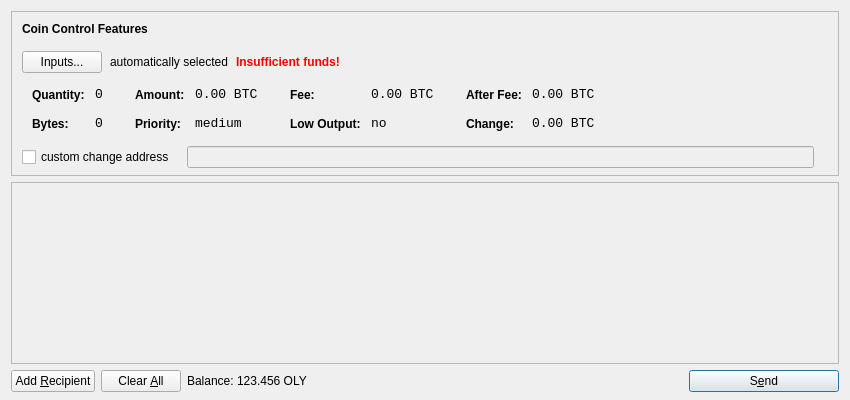
<?xml version="1.0" encoding="UTF-8"?>
<ui version="4.0">
 <class>SendCoinsDialog</class>
 <widget class="QDialog" name="SendCoinsDialog">
  <property name="geometry">
   <rect>
    <x>0</x>
    <y>0</y>
    <width>850</width>
    <height>400</height>
   </rect>
  </property>
  <property name="windowTitle">
   <string>Send Coins</string>
  </property>
  <layout class="QVBoxLayout" name="verticalLayout" stretch="0,1,0">
   <property name="bottomMargin">
    <number>8</number>
   </property>
   <item>
    <widget class="QFrame" name="frameCoinControl">
     <property name="sizePolicy">
      <sizepolicy hsizetype="Expanding" vsizetype="Expanding">
       <horstretch>0</horstretch>
       <verstretch>0</verstretch>
      </sizepolicy>
     </property>
     <property name="maximumSize">
      <size>
       <width>16777215</width>
       <height>16777215</height>
      </size>
     </property>
     <property name="frameShape">
      <enum>QFrame::StyledPanel</enum>
     </property>
     <property name="frameShadow">
      <enum>QFrame::Sunken</enum>
     </property>
     <layout class="QVBoxLayout" name="verticalLayoutCoinControl2">
      <property name="spacing">
       <number>-1</number>
      </property>
      <property name="leftMargin">
       <number>0</number>
      </property>
      <property name="topMargin">
       <number>0</number>
      </property>
      <property name="rightMargin">
       <number>0</number>
      </property>
      <property name="bottomMargin">
       <number>6</number>
      </property>
      <item>
       <layout class="QVBoxLayout" name="verticalLayoutCoinControl" stretch="0,0,0,0,1">
        <property name="spacing">
         <number>0</number>
        </property>
        <property name="leftMargin">
         <number>10</number>
        </property>
        <property name="topMargin">
         <number>10</number>
        </property>
        <item>
         <layout class="QHBoxLayout" name="horizontalLayoutCoinControl1">
          <property name="bottomMargin">
           <number>15</number>
          </property>
          <item>
           <widget class="QLabel" name="labelCoinControlFeatures">
            <property name="sizePolicy">
             <sizepolicy hsizetype="Preferred" vsizetype="Maximum">
              <horstretch>0</horstretch>
              <verstretch>0</verstretch>
             </sizepolicy>
            </property>
            <property name="font">
             <font>
              <weight>75</weight>
              <bold>true</bold>
             </font>
            </property>
            <property name="styleSheet">
             <string notr="true">font-weight:bold;</string>
            </property>
            <property name="text">
             <string>Coin Control Features</string>
            </property>
           </widget>
          </item>
         </layout>
        </item>
        <item>
         <layout class="QHBoxLayout" name="horizontalLayoutCoinControl2" stretch="0,0,0,0">
          <property name="spacing">
           <number>8</number>
          </property>
          <property name="bottomMargin">
           <number>10</number>
          </property>
          <item>
           <widget class="QPushButton" name="pushButtonCoinControl">
            <property name="styleSheet">
             <string notr="true"/>
            </property>
            <property name="text">
             <string>Inputs...</string>
            </property>
           </widget>
          </item>
          <item>
           <widget class="QLabel" name="labelCoinControlAutomaticallySelected">
            <property name="text">
             <string>automatically selected</string>
            </property>
            <property name="margin">
             <number>5</number>
            </property>
           </widget>
          </item>
          <item>
           <widget class="QLabel" name="labelCoinControlInsuffFunds">
            <property name="font">
             <font>
              <weight>75</weight>
              <bold>true</bold>
             </font>
            </property>
            <property name="styleSheet">
             <string notr="true">color:red;font-weight:bold;</string>
            </property>
            <property name="text">
             <string>Insufficient funds!</string>
            </property>
            <property name="margin">
             <number>5</number>
            </property>
           </widget>
          </item>
          <item>
           <spacer name="horizontalSpacerCoinControl">
            <property name="orientation">
             <enum>Qt::Horizontal</enum>
            </property>
            <property name="sizeHint" stdset="0">
             <size>
              <width>40</width>
              <height>1</height>
             </size>
            </property>
           </spacer>
          </item>
         </layout>
        </item>
        <item>
         <widget class="QWidget" name="widgetCoinControl" native="true">
          <property name="sizePolicy">
           <sizepolicy hsizetype="Preferred" vsizetype="Preferred">
            <horstretch>0</horstretch>
            <verstretch>0</verstretch>
           </sizepolicy>
          </property>
          <property name="minimumSize">
           <size>
            <width>0</width>
            <height>0</height>
           </size>
          </property>
          <property name="styleSheet">
           <string notr="true"/>
          </property>
          <layout class="QHBoxLayout" name="horizontalLayoutCoinControl5">
           <property name="margin">
            <number>0</number>
           </property>
           <item>
            <layout class="QHBoxLayout" name="horizontalLayoutCoinControl3" stretch="0,0,0,1">
             <property name="spacing">
              <number>20</number>
             </property>
             <property name="topMargin">
              <number>0</number>
             </property>
             <property name="bottomMargin">
              <number>10</number>
             </property>
             <item>
              <layout class="QFormLayout" name="formLayoutCoinControl1">
               <property name="horizontalSpacing">
                <number>10</number>
               </property>
               <property name="verticalSpacing">
                <number>14</number>
               </property>
               <property name="leftMargin">
                <number>10</number>
               </property>
               <property name="topMargin">
                <number>4</number>
               </property>
               <property name="rightMargin">
                <number>6</number>
               </property>
               <item row="0" column="0">
                <widget class="QLabel" name="labelCoinControlQuantityText">
                 <property name="styleSheet">
                  <string notr="true">font-weight:bold;</string>
                 </property>
                 <property name="text">
                  <string>Quantity:</string>
                 </property>
                 <property name="margin">
                  <number>0</number>
                 </property>
                </widget>
               </item>
               <item row="0" column="1">
                <widget class="QLabel" name="labelCoinControlQuantity">
                 <property name="font">
                  <font>
                   <family>Monospace</family>
                   <pointsize>10</pointsize>
                  </font>
                 </property>
                 <property name="cursor">
                  <cursorShape>IBeamCursor</cursorShape>
                 </property>
                 <property name="contextMenuPolicy">
                  <enum>Qt::ActionsContextMenu</enum>
                 </property>
                 <property name="text">
                  <string notr="true">0</string>
                 </property>
                 <property name="margin">
                  <number>0</number>
                 </property>
                 <property name="textInteractionFlags">
                  <set>Qt::LinksAccessibleByMouse|Qt::TextSelectableByKeyboard|Qt::TextSelectableByMouse</set>
                 </property>
                </widget>
               </item>
               <item row="1" column="0">
                <widget class="QLabel" name="labelCoinControlBytesText">
                 <property name="styleSheet">
                  <string notr="true">font-weight:bold;</string>
                 </property>
                 <property name="text">
                  <string>Bytes:</string>
                 </property>
                </widget>
               </item>
               <item row="1" column="1">
                <widget class="QLabel" name="labelCoinControlBytes">
                 <property name="font">
                  <font>
                   <family>Monospace</family>
                   <pointsize>10</pointsize>
                  </font>
                 </property>
                 <property name="cursor">
                  <cursorShape>IBeamCursor</cursorShape>
                 </property>
                 <property name="contextMenuPolicy">
                  <enum>Qt::ActionsContextMenu</enum>
                 </property>
                 <property name="text">
                  <string notr="true">0</string>
                 </property>
                 <property name="textInteractionFlags">
                  <set>Qt::LinksAccessibleByMouse|Qt::TextSelectableByKeyboard|Qt::TextSelectableByMouse</set>
                 </property>
                </widget>
               </item>
              </layout>
             </item>
             <item>
              <layout class="QFormLayout" name="formLayoutCoinControl2">
               <property name="horizontalSpacing">
                <number>10</number>
               </property>
               <property name="verticalSpacing">
                <number>14</number>
               </property>
               <property name="leftMargin">
                <number>6</number>
               </property>
               <property name="topMargin">
                <number>4</number>
               </property>
               <property name="rightMargin">
                <number>6</number>
               </property>
               <item row="0" column="0">
                <widget class="QLabel" name="labelCoinControlAmountText">
                 <property name="styleSheet">
                  <string notr="true">font-weight:bold;</string>
                 </property>
                 <property name="text">
                  <string>Amount:</string>
                 </property>
                 <property name="margin">
                  <number>0</number>
                 </property>
                </widget>
               </item>
               <item row="0" column="1">
                <widget class="QLabel" name="labelCoinControlAmount">
                 <property name="font">
                  <font>
                   <family>Monospace</family>
                   <pointsize>10</pointsize>
                  </font>
                 </property>
                 <property name="cursor">
                  <cursorShape>IBeamCursor</cursorShape>
                 </property>
                 <property name="contextMenuPolicy">
                  <enum>Qt::ActionsContextMenu</enum>
                 </property>
                 <property name="text">
                  <string notr="true">0.00 BTC</string>
                 </property>
                 <property name="textInteractionFlags">
                  <set>Qt::LinksAccessibleByMouse|Qt::TextSelectableByKeyboard|Qt::TextSelectableByMouse</set>
                 </property>
                </widget>
               </item>
               <item row="1" column="0">
                <widget class="QLabel" name="labelCoinControlPriorityText">
                 <property name="styleSheet">
                  <string notr="true">font-weight:bold;</string>
                 </property>
                 <property name="text">
                  <string>Priority:</string>
                 </property>
                </widget>
               </item>
               <item row="1" column="1">
                <widget class="QLabel" name="labelCoinControlPriority">
                 <property name="font">
                  <font>
                   <family>Monospace</family>
                   <pointsize>10</pointsize>
                  </font>
                 </property>
                 <property name="cursor">
                  <cursorShape>IBeamCursor</cursorShape>
                 </property>
                 <property name="contextMenuPolicy">
                  <enum>Qt::ActionsContextMenu</enum>
                 </property>
                 <property name="text">
                  <string>medium</string>
                 </property>
                 <property name="textInteractionFlags">
                  <set>Qt::LinksAccessibleByMouse|Qt::TextSelectableByKeyboard|Qt::TextSelectableByMouse</set>
                 </property>
                </widget>
               </item>
              </layout>
             </item>
             <item>
              <layout class="QFormLayout" name="formLayoutCoinControl3">
               <property name="horizontalSpacing">
                <number>10</number>
               </property>
               <property name="verticalSpacing">
                <number>14</number>
               </property>
               <property name="leftMargin">
                <number>6</number>
               </property>
               <property name="topMargin">
                <number>4</number>
               </property>
               <property name="rightMargin">
                <number>6</number>
               </property>
               <item row="0" column="0">
                <widget class="QLabel" name="labelCoinControlFeeText">
                 <property name="styleSheet">
                  <string notr="true">font-weight:bold;</string>
                 </property>
                 <property name="text">
                  <string>Fee:</string>
                 </property>
                 <property name="margin">
                  <number>0</number>
                 </property>
                </widget>
               </item>
               <item row="0" column="1">
                <widget class="QLabel" name="labelCoinControlFee">
                 <property name="font">
                  <font>
                   <family>Monospace</family>
                   <pointsize>10</pointsize>
                  </font>
                 </property>
                 <property name="cursor">
                  <cursorShape>IBeamCursor</cursorShape>
                 </property>
                 <property name="contextMenuPolicy">
                  <enum>Qt::ActionsContextMenu</enum>
                 </property>
                 <property name="text">
                  <string notr="true">0.00 BTC</string>
                 </property>
                 <property name="textInteractionFlags">
                  <set>Qt::LinksAccessibleByMouse|Qt::TextSelectableByKeyboard|Qt::TextSelectableByMouse</set>
                 </property>
                </widget>
               </item>
               <item row="1" column="0">
                <widget class="QLabel" name="labelCoinControlLowOutputText">
                 <property name="styleSheet">
                  <string notr="true">font-weight:bold;</string>
                 </property>
                 <property name="text">
                  <string>Low Output:</string>
                 </property>
                </widget>
               </item>
               <item row="1" column="1">
                <widget class="QLabel" name="labelCoinControlLowOutput">
                 <property name="font">
                  <font>
                   <family>Monospace</family>
                   <pointsize>10</pointsize>
                  </font>
                 </property>
                 <property name="cursor">
                  <cursorShape>IBeamCursor</cursorShape>
                 </property>
                 <property name="contextMenuPolicy">
                  <enum>Qt::ActionsContextMenu</enum>
                 </property>
                 <property name="text">
                  <string>no</string>
                 </property>
                 <property name="textInteractionFlags">
                  <set>Qt::LinksAccessibleByMouse|Qt::TextSelectableByKeyboard|Qt::TextSelectableByMouse</set>
                 </property>
                </widget>
               </item>
              </layout>
             </item>
             <item>
              <layout class="QFormLayout" name="formLayoutCoinControl4">
               <property name="horizontalSpacing">
                <number>10</number>
               </property>
               <property name="verticalSpacing">
                <number>14</number>
               </property>
               <property name="leftMargin">
                <number>6</number>
               </property>
               <property name="topMargin">
                <number>4</number>
               </property>
               <property name="rightMargin">
                <number>6</number>
               </property>
               <item row="0" column="0">
                <widget class="QLabel" name="labelCoinControlAfterFeeText">
                 <property name="styleSheet">
                  <string notr="true">font-weight:bold;</string>
                 </property>
                 <property name="text">
                  <string>After Fee:</string>
                 </property>
                 <property name="margin">
                  <number>0</number>
                 </property>
                </widget>
               </item>
               <item row="0" column="1">
                <widget class="QLabel" name="labelCoinControlAfterFee">
                 <property name="font">
                  <font>
                   <family>Monospace</family>
                   <pointsize>10</pointsize>
                  </font>
                 </property>
                 <property name="cursor">
                  <cursorShape>IBeamCursor</cursorShape>
                 </property>
                 <property name="contextMenuPolicy">
                  <enum>Qt::ActionsContextMenu</enum>
                 </property>
                 <property name="text">
                  <string notr="true">0.00 BTC</string>
                 </property>
                 <property name="textInteractionFlags">
                  <set>Qt::LinksAccessibleByMouse|Qt::TextSelectableByKeyboard|Qt::TextSelectableByMouse</set>
                 </property>
                </widget>
               </item>
               <item row="1" column="0">
                <widget class="QLabel" name="labelCoinControlChangeText">
                 <property name="styleSheet">
                  <string notr="true">font-weight:bold;</string>
                 </property>
                 <property name="text">
                  <string>Change:</string>
                 </property>
                </widget>
               </item>
               <item row="1" column="1">
                <widget class="QLabel" name="labelCoinControlChange">
                 <property name="font">
                  <font>
                   <family>Monospace</family>
                   <pointsize>10</pointsize>
                  </font>
                 </property>
                 <property name="cursor">
                  <cursorShape>IBeamCursor</cursorShape>
                 </property>
                 <property name="contextMenuPolicy">
                  <enum>Qt::ActionsContextMenu</enum>
                 </property>
                 <property name="text">
                  <string notr="true">0.00 BTC</string>
                 </property>
                 <property name="textInteractionFlags">
                  <set>Qt::LinksAccessibleByMouse|Qt::TextSelectableByKeyboard|Qt::TextSelectableByMouse</set>
                 </property>
                </widget>
               </item>
              </layout>
             </item>
            </layout>
           </item>
          </layout>
         </widget>
        </item>
        <item>
         <layout class="QHBoxLayout" name="horizontalLayoutCoinControl4" stretch="0,0,0">
          <property name="spacing">
           <number>12</number>
          </property>
          <property name="sizeConstraint">
           <enum>QLayout::SetDefaultConstraint</enum>
          </property>
          <property name="topMargin">
           <number>5</number>
          </property>
          <property name="rightMargin">
           <number>5</number>
          </property>
          <item>
           <widget class="QCheckBox" name="checkBoxCoinControlChange">
            <property name="text">
             <string>custom change address</string>
            </property>
           </widget>
          </item>
          <item>
           <widget class="QLineEdit" name="lineEditCoinControlChange">
            <property name="enabled">
             <bool>false</bool>
            </property>
            <property name="sizePolicy">
             <sizepolicy hsizetype="Expanding" vsizetype="Fixed">
              <horstretch>0</horstretch>
              <verstretch>0</verstretch>
             </sizepolicy>
            </property>
           </widget>
          </item>
          <item>
           <widget class="QLabel" name="labelCoinControlChangeLabel">
            <property name="sizePolicy">
             <sizepolicy hsizetype="Preferred" vsizetype="Expanding">
              <horstretch>0</horstretch>
              <verstretch>0</verstretch>
             </sizepolicy>
            </property>
            <property name="minimumSize">
             <size>
              <width>0</width>
              <height>0</height>
             </size>
            </property>
            <property name="text">
             <string/>
            </property>
            <property name="margin">
             <number>3</number>
            </property>
           </widget>
          </item>
         </layout>
        </item>
        <item>
         <spacer name="verticalSpacerCoinControl">
          <property name="orientation">
           <enum>Qt::Vertical</enum>
          </property>
          <property name="sizeHint" stdset="0">
           <size>
            <width>800</width>
            <height>1</height>
           </size>
          </property>
         </spacer>
        </item>
       </layout>
      </item>
     </layout>
    </widget>
   </item>
   <item>
    <widget class="QScrollArea" name="scrollArea">
     <property name="widgetResizable">
      <bool>true</bool>
     </property>
     <widget class="QWidget" name="scrollAreaWidgetContents">
      <property name="geometry">
       <rect>
        <x>0</x>
        <y>0</y>
        <width>830</width>
        <height>165</height>
       </rect>
      </property>
      <layout class="QVBoxLayout" name="verticalLayout_2">
       <property name="margin">
        <number>0</number>
       </property>
       <item>
        <layout class="QVBoxLayout" name="entries">
         <property name="spacing">
          <number>6</number>
         </property>
        </layout>
       </item>
       <item>
        <spacer name="verticalSpacer">
         <property name="orientation">
          <enum>Qt::Vertical</enum>
         </property>
         <property name="sizeHint" stdset="0">
          <size>
           <width>20</width>
           <height>40</height>
          </size>
         </property>
        </spacer>
       </item>
      </layout>
     </widget>
    </widget>
   </item>
   <item>
    <layout class="QHBoxLayout" name="horizontalLayout">
     <item>
      <widget class="QPushButton" name="addButton">
       <property name="toolTip">
        <string>Send to multiple recipients at once</string>
       </property>
       <property name="text">
        <string>Add &amp;Recipient</string>
       </property>
       <property name="icon">
        <iconset resource="../bitcoin.qrc">
         <normaloff>:/icons/add</normaloff>:/icons/add</iconset>
       </property>
       <property name="autoDefault">
        <bool>false</bool>
       </property>
      </widget>
     </item>
     <item>
      <widget class="QPushButton" name="clearButton">
       <property name="sizePolicy">
        <sizepolicy hsizetype="Minimum" vsizetype="Fixed">
         <horstretch>0</horstretch>
         <verstretch>0</verstretch>
        </sizepolicy>
       </property>
       <property name="toolTip">
        <string>Remove all transaction fields</string>
       </property>
       <property name="text">
        <string>Clear &amp;All</string>
       </property>
       <property name="icon">
        <iconset resource="../bitcoin.qrc">
         <normaloff>:/icons/remove</normaloff>:/icons/remove</iconset>
       </property>
       <property name="autoRepeatDelay">
        <number>300</number>
       </property>
       <property name="autoDefault">
        <bool>false</bool>
       </property>
      </widget>
     </item>
     <item>
      <layout class="QHBoxLayout" name="horizontalLayout_2">
       <property name="spacing">
        <number>3</number>
       </property>
       <item>
        <widget class="QLabel" name="label">
         <property name="text">
          <string>Balance:</string>
         </property>
        </widget>
       </item>
       <item>
        <widget class="QLabel" name="labelBalance">
         <property name="cursor">
          <cursorShape>IBeamCursor</cursorShape>
         </property>
         <property name="text">
          <string>123.456 OLY</string>
         </property>
         <property name="textInteractionFlags">
          <set>Qt::LinksAccessibleByMouse|Qt::TextSelectableByKeyboard|Qt::TextSelectableByMouse</set>
         </property>
        </widget>
       </item>
      </layout>
     </item>
     <item>
      <spacer name="horizontalSpacer">
       <property name="orientation">
        <enum>Qt::Horizontal</enum>
       </property>
       <property name="sizeHint" stdset="0">
        <size>
         <width>40</width>
         <height>20</height>
        </size>
       </property>
      </spacer>
     </item>
     <item>
      <widget class="QPushButton" name="sendButton">
       <property name="minimumSize">
        <size>
         <width>150</width>
         <height>0</height>
        </size>
       </property>
       <property name="toolTip">
        <string>Confirm the send action</string>
       </property>
       <property name="text">
        <string>S&amp;end</string>
       </property>
       <property name="icon">
        <iconset resource="../bitcoin.qrc">
         <normaloff>:/icons/send</normaloff>:/icons/send</iconset>
       </property>
       <property name="default">
        <bool>true</bool>
       </property>
      </widget>
     </item>
    </layout>
   </item>
  </layout>
 </widget>
 <resources>
  <include location="../bitcoin.qrc"/>
 </resources>
 <connections/>
</ui>
